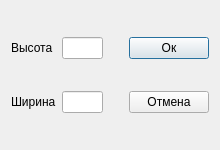
<?xml version="1.0" encoding="UTF-8"?>
<ui version="4.0">
 <class>Custom</class>
 <widget class="QDialog" name="Custom">
  <property name="windowModality">
   <enum>Qt::WindowModal</enum>
  </property>
  <property name="geometry">
   <rect>
    <x>0</x>
    <y>0</y>
    <width>220</width>
    <height>150</height>
   </rect>
  </property>
  <property name="sizePolicy">
   <sizepolicy hsizetype="Preferred" vsizetype="Preferred">
    <horstretch>0</horstretch>
    <verstretch>0</verstretch>
   </sizepolicy>
  </property>
  <property name="windowTitle">
   <string>Настройка поля</string>
  </property>
  <layout class="QGridLayout" name="gridLayout">
   <item row="1" column="1">
    <widget class="QLabel" name="label_2">
     <property name="text">
      <string>Высота</string>
     </property>
    </widget>
   </item>
   <item row="1" column="4">
    <widget class="QPushButton" name="okButton">
     <property name="text">
      <string>Ок</string>
     </property>
    </widget>
   </item>
   <item row="1" column="2">
    <widget class="QLineEdit" name="widthEdit">
     <property name="inputMask">
      <string>99</string>
     </property>
    </widget>
   </item>
   <item row="3" column="1">
    <widget class="QLabel" name="label">
     <property name="text">
      <string>Ширина</string>
     </property>
    </widget>
   </item>
   <item row="3" column="4">
    <widget class="QPushButton" name="cancelButton">
     <property name="text">
      <string>Отмена</string>
     </property>
    </widget>
   </item>
   <item row="1" column="3">
    <spacer name="horizontalSpacer">
     <property name="orientation">
      <enum>Qt::Horizontal</enum>
     </property>
     <property name="sizeType">
      <enum>QSizePolicy::Fixed</enum>
     </property>
     <property name="sizeHint" stdset="0">
      <size>
       <width>20</width>
       <height>20</height>
      </size>
     </property>
    </spacer>
   </item>
   <item row="3" column="2">
    <widget class="QLineEdit" name="heightEdit"/>
   </item>
   <item row="0" column="2">
    <spacer name="verticalSpacer_2">
     <property name="orientation">
      <enum>Qt::Vertical</enum>
     </property>
     <property name="sizeHint" stdset="0">
      <size>
       <width>20</width>
       <height>40</height>
      </size>
     </property>
    </spacer>
   </item>
   <item row="2" column="2">
    <spacer name="verticalSpacer_3">
     <property name="orientation">
      <enum>Qt::Vertical</enum>
     </property>
     <property name="sizeHint" stdset="0">
      <size>
       <width>20</width>
       <height>40</height>
      </size>
     </property>
    </spacer>
   </item>
   <item row="4" column="2">
    <spacer name="verticalSpacer">
     <property name="orientation">
      <enum>Qt::Vertical</enum>
     </property>
     <property name="sizeHint" stdset="0">
      <size>
       <width>20</width>
       <height>40</height>
      </size>
     </property>
    </spacer>
   </item>
   <item row="1" column="5">
    <spacer name="horizontalSpacer_2">
     <property name="orientation">
      <enum>Qt::Horizontal</enum>
     </property>
     <property name="sizeHint" stdset="0">
      <size>
       <width>40</width>
       <height>20</height>
      </size>
     </property>
    </spacer>
   </item>
   <item row="1" column="0">
    <spacer name="horizontalSpacer_3">
     <property name="orientation">
      <enum>Qt::Horizontal</enum>
     </property>
     <property name="sizeHint" stdset="0">
      <size>
       <width>40</width>
       <height>20</height>
      </size>
     </property>
    </spacer>
   </item>
  </layout>
 </widget>
 <resources/>
 <connections/>
</ui>
